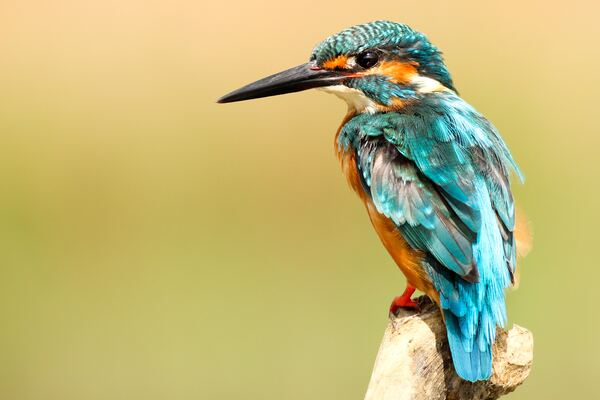
#> input picture image-blending/opencv/1.jpg, 600 x 400 px
$ python image-blending.py
#> lines starting #> are read from the running program, lines starting #| are printed output that depends on the picture
import cv2

# Isi nama citra yang akan diproses
namaImage1 = '1.jpg'
namaImage2 = '2.jpg'

# Berikan bobot (weight) untuk kedua citra
alpha = 0.5  # Bobot untuk citra pertama (0-1)
beta = 0.5   # Bobot untuk citra kedua (0-1)

# Baca dua citra yang akan diproses
image1 = cv2.imread(namaImage1)
#> image1 is the input picture: shape (400, 600, 3); mean B, G, R 119, 182.8, 192.7
image2 = cv2.imread(namaImage2)
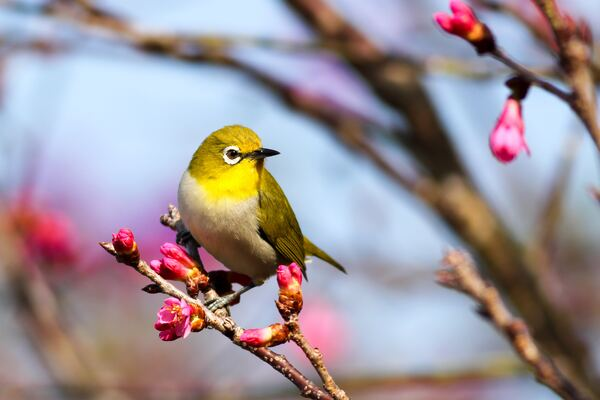
#> input picture image-blending/opencv/2.jpg, 600 x 400 px
#> image2 is the input picture: shape (400, 600, 3); mean B, G, R 150.4, 144.7, 156.6

cv2.imshow('Gambar 1', image1)
cv2.imshow('Gambar 2', image2)

# Menyesuaikan ukuran gambar agar sama
if image1.shape != image2.shape:
        width = min(image1.shape[1], image2.shape[1])
        height = min(image1.shape[0], image2.shape[0])
        image1 = cv2.resize(image1, (width, height))
        image2 = cv2.resize(image2, (width, height))

# Gabungkan kedua citra menggunakan formula blending
result = cv2.addWeighted(image1, alpha, image2, beta, 0)
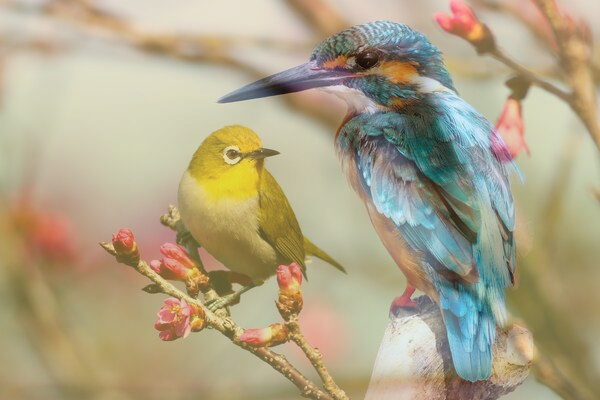
#> result: shape (400, 600, 3); mean B, G, R 134.7, 163.7, 174.6

# Simpan hasil operasi perkalian ke dalam sebuah file
cv2.imwrite('blending_' + namaImage1 + '_' + namaImage2, result)

# Tampilkan citra hasil perkalian
cv2.imshow('Images Blending', result)
cv2.waitKey(0)
cv2.destroyAllWindows()
